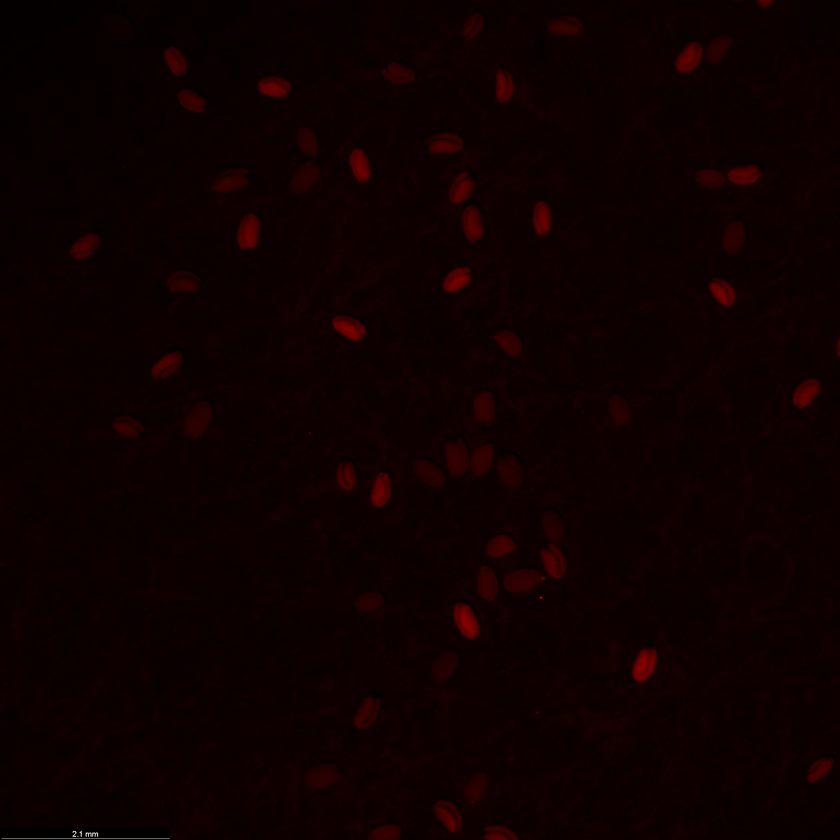
#> input picture images/VZ075_RUBY mCherry 800ms exposure.tif, 840 x 840 px, shrunk from 2048 x 2048 before the run, found by its file name
$ jupyter execute seeds.ipynb
#> lines starting #> are read from the running program, lines starting #| are printed output that depends on the picture; after the words box and inside, x2 and y2 are one past the last pixel; in counts of white or black regions, pixels touching at a corner belong together
# Testing seeds

[cell 1]
import cv2
import numpy as np
import matplotlib.pyplot as plt

import sys
sys.path.insert(0, '..')
from utils import plot_full

[cell 2]
image_path = "images/VZ075_RUBY mCherry 800ms exposure.tif"

[cell 3]
# Load the image
image = cv2.imread(image_path)
#> image is the input picture: shape (840, 840, 3); mean B, G, R 0, 0, 14.9

# Convert the image to grayscale for initial filtering
gray_image = cv2.cvtColor(image, cv2.COLOR_BGR2GRAY)
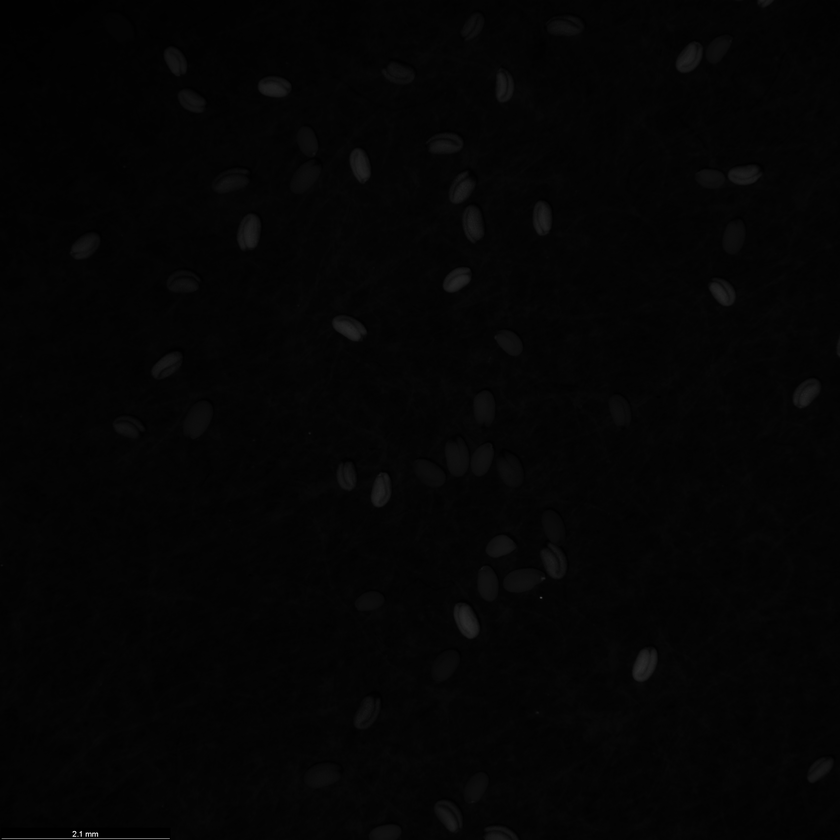
#> gray_image: shape (840, 840); min 0, max 242, mean 4.5

# Invert the image and threshold to make white-ish areas black
_, inverted_thresholded = cv2.threshold(gray_image, 200, 255, cv2.THRESH_BINARY_INV)
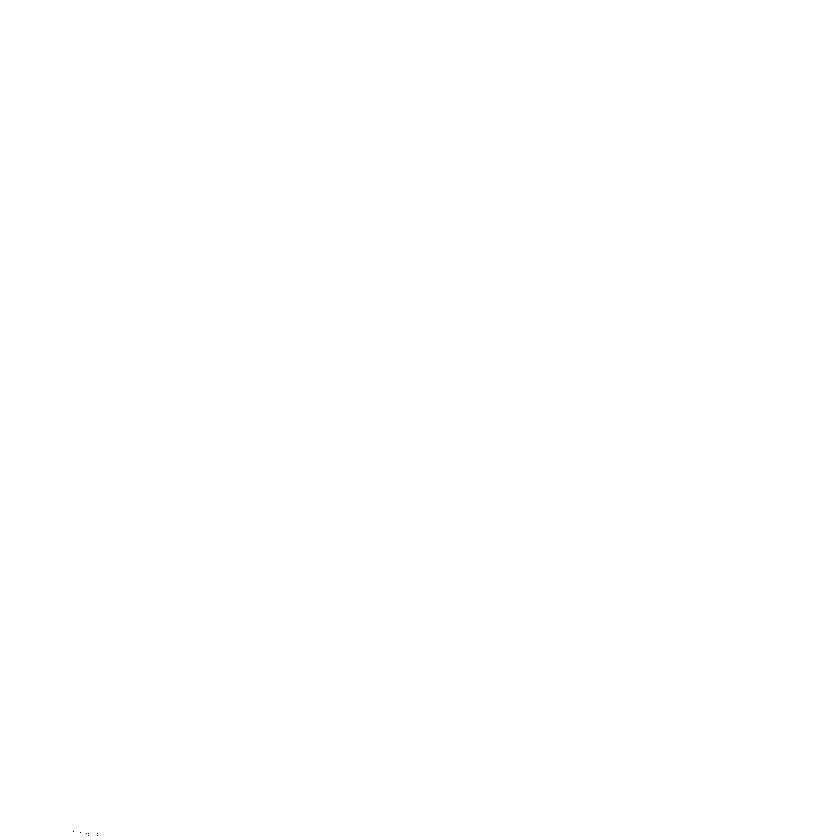
#> inverted_thresholded: shape (840, 840); 100% white; black in thin lines or dots, all inside (x1, y1, x2, y2) = (73, 831, 98, 836)

# Use the inverted thresholded image as a mask on the original image
masked_image = cv2.bitwise_and(image, image, mask=inverted_thresholded)

# Split the masked image into B, G, R channels
_, _, red_channel = cv2.split(masked_image)
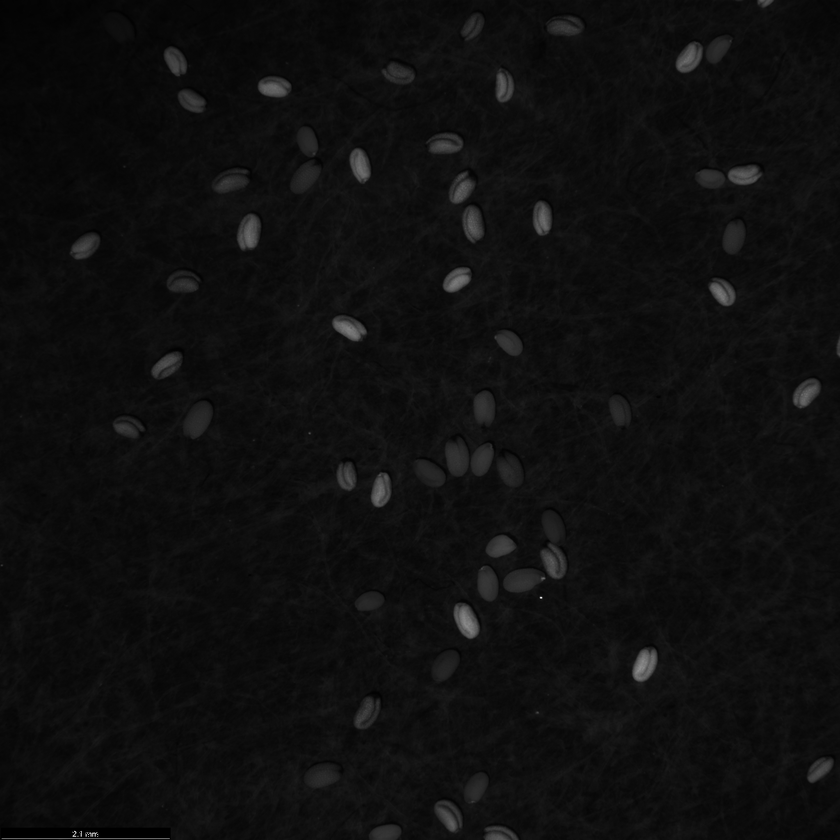
#> red_channel: shape (840, 840); min 0, max 236, mean 14.9

# Threshold the red channel image to isolate bright red regions
_, thresholded = cv2.threshold(red_channel, 240, 255, cv2.THRESH_BINARY+cv2.THRESH_OTSU)
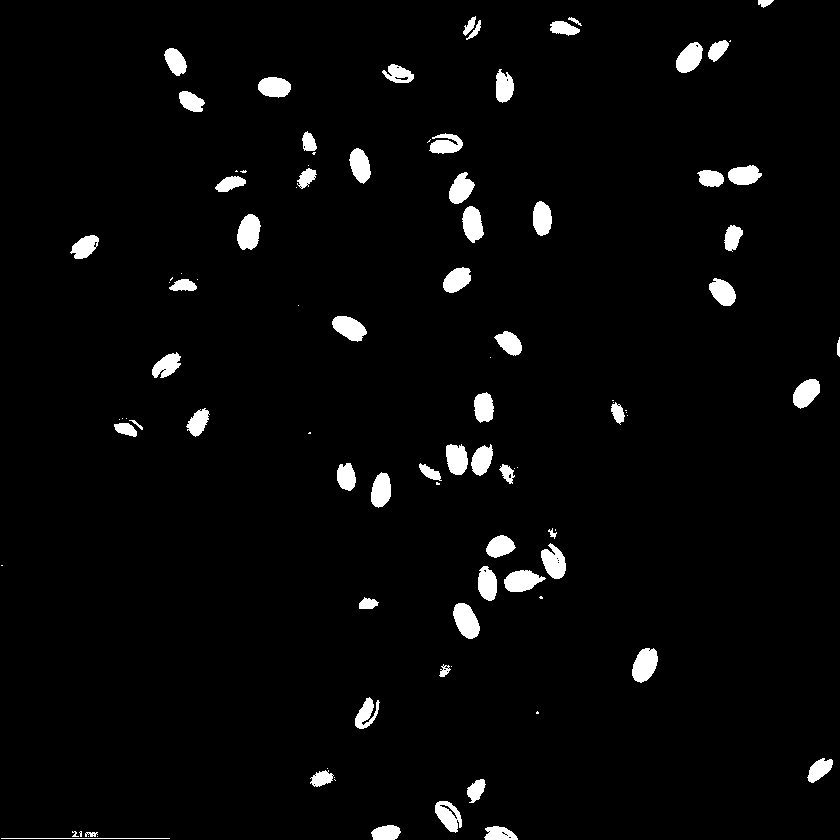
#> thresholded: shape (840, 840); 3.3% white; 99 white regions (36 under 20 px), largest, box (x1, y1, x2, y2) and area: (453, 603, 480, 639) 668, (632, 648, 658, 683) 655, (237, 214, 261, 250) 650

# noise removal
kernel = np.ones((3,3),np.uint8)
opening = cv2.morphologyEx(thresholded,cv2.MORPH_OPEN, kernel, iterations = 2)
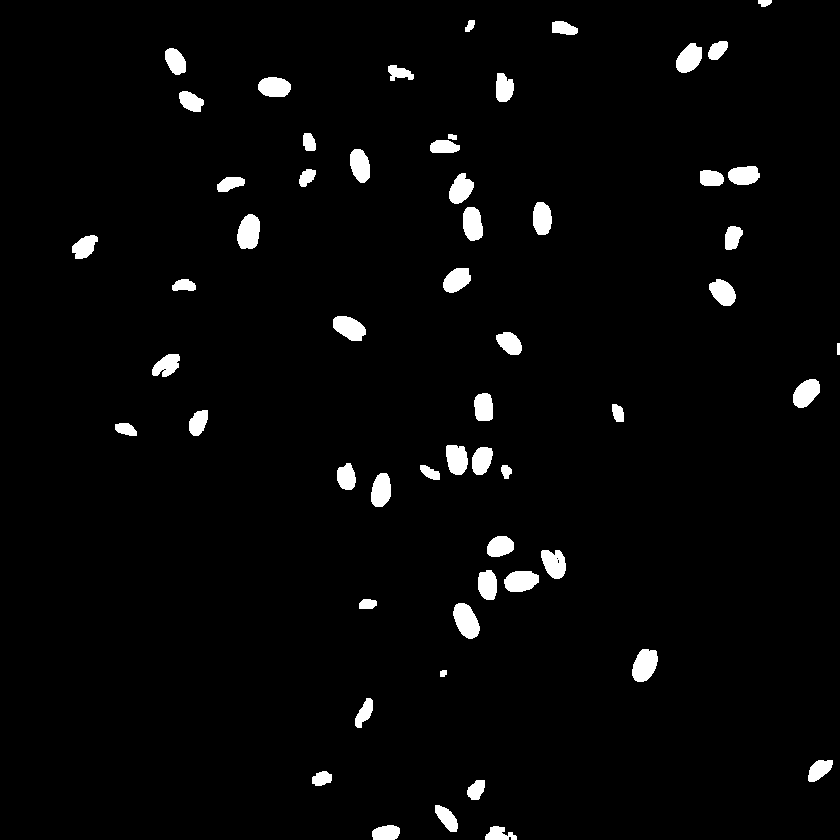
#> opening: shape (840, 840); 3% white; 57 white regions, largest, box (x1, y1, x2, y2) and area: (453, 603, 480, 639) 668, (237, 214, 260, 249) 642, (632, 649, 658, 682) 642

# sure background area
sure_bg = cv2.dilate(opening,kernel,iterations=3)
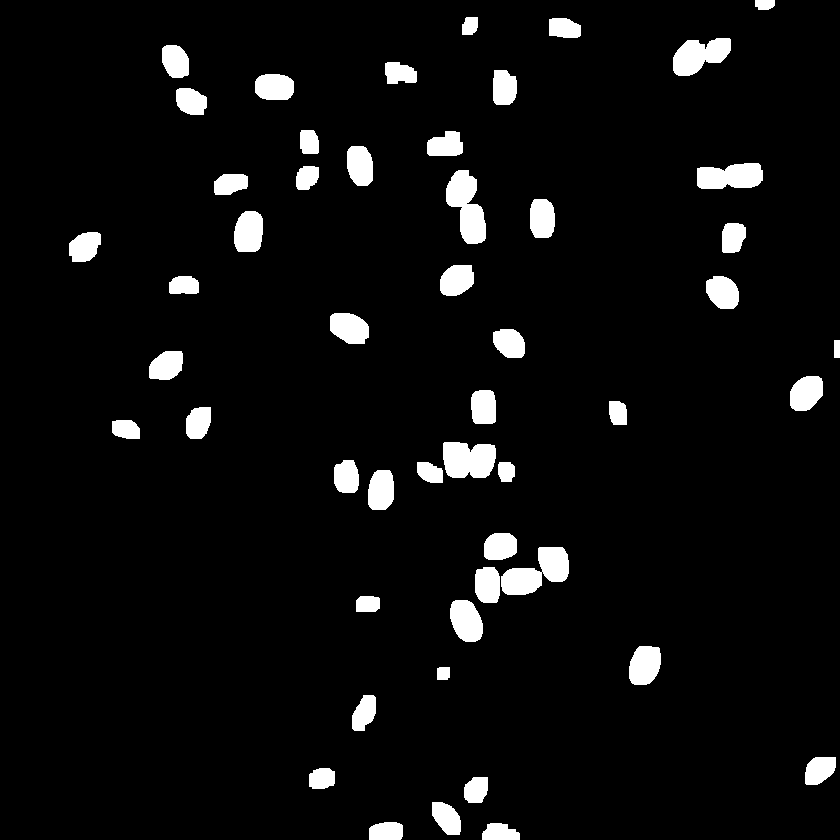
#> sure_bg: shape (840, 840); 5.4% white; 51 white regions, largest, box (x1, y1, x2, y2) and area: (501, 547, 569, 595) 1884, (446, 170, 486, 244) 1802, (443, 442, 496, 478) 1648

$ run again, with images/VZ254_FastRed mCherry 500ms exposure.tif copied over images/VZ075_RUBY mCherry 800ms exposure.tif
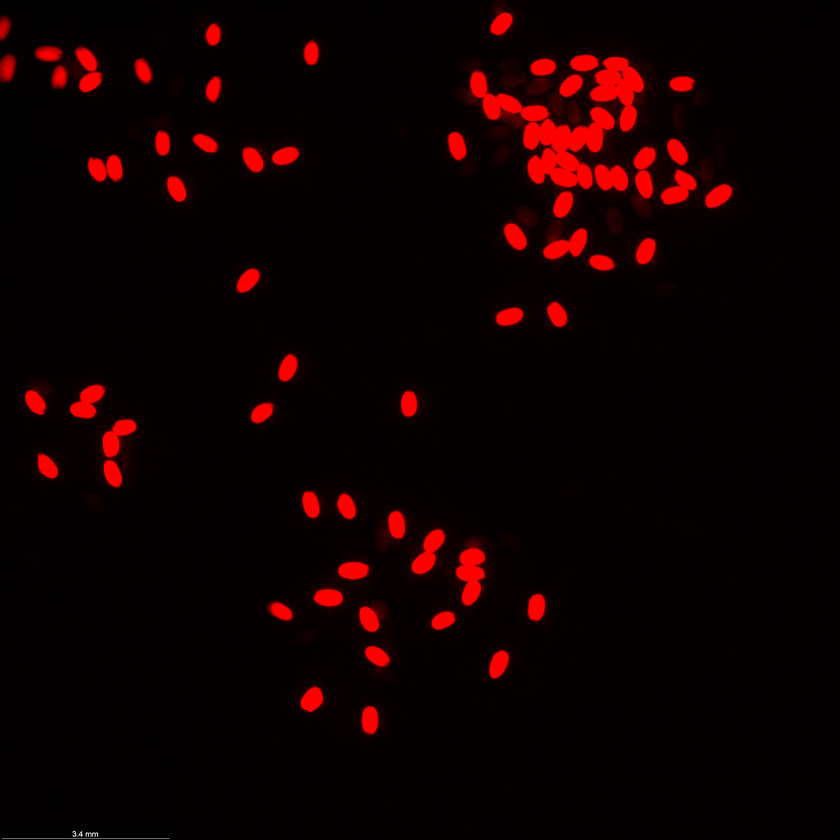
#> input picture images/VZ254_FastRed mCherry 500ms exposure.tif, 840 x 840 px, shrunk from 2048 x 2048 before the run, found by its file name
#> image is the input picture: shape (840, 840, 3); mean B, G, R 0, 0, 16.5
#> inverted_thresholded: shape (840, 840); 100% white; black in thin lines or dots, all inside (x1, y1, x2, y2) = (73, 831, 98, 836)
#> `_, thresholded = cv2.threshold(red_channel, 240, 255, cv2.THRESH_BINAR..`:
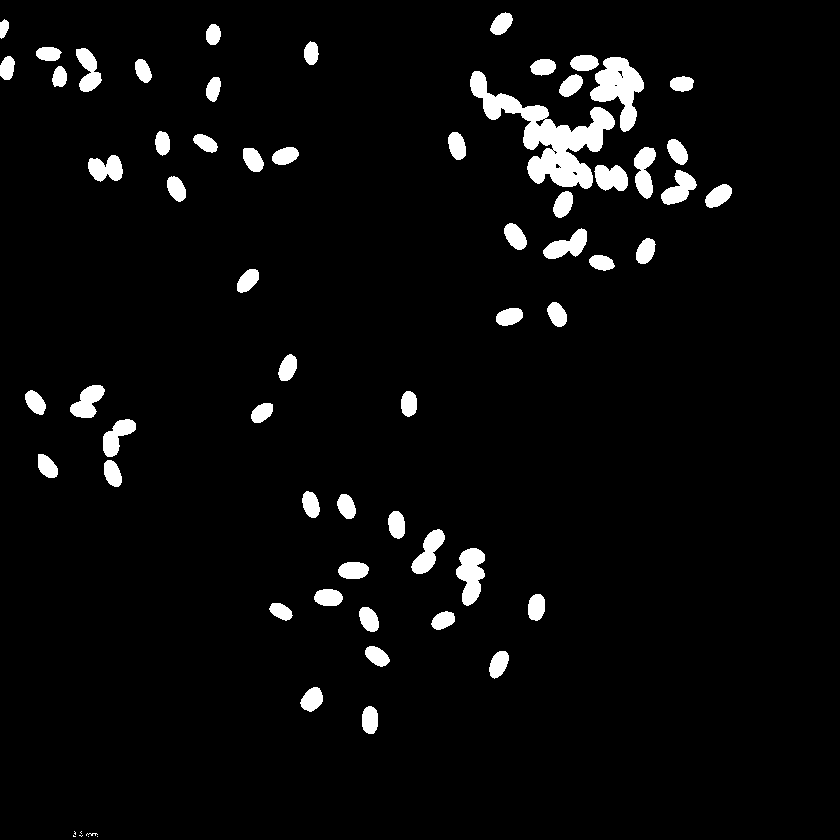
#> thresholded: shape (840, 840); 4.4% white; 66 white regions (7 under 20 px), largest, box (x1, y1, x2, y2) and area: (470, 71, 615, 189) 5489, (590, 57, 644, 132) 2060, (456, 548, 485, 606) 1109
#> opening: shape (840, 840); 4.3% white; 61 white regions, largest, box (x1, y1, x2, y2) and area: (470, 71, 615, 188) 5442, (591, 57, 644, 131) 2048, (456, 548, 485, 605) 1099
#> `sure_bg = cv2.dilate(opening,kernel,iterations=3)`:
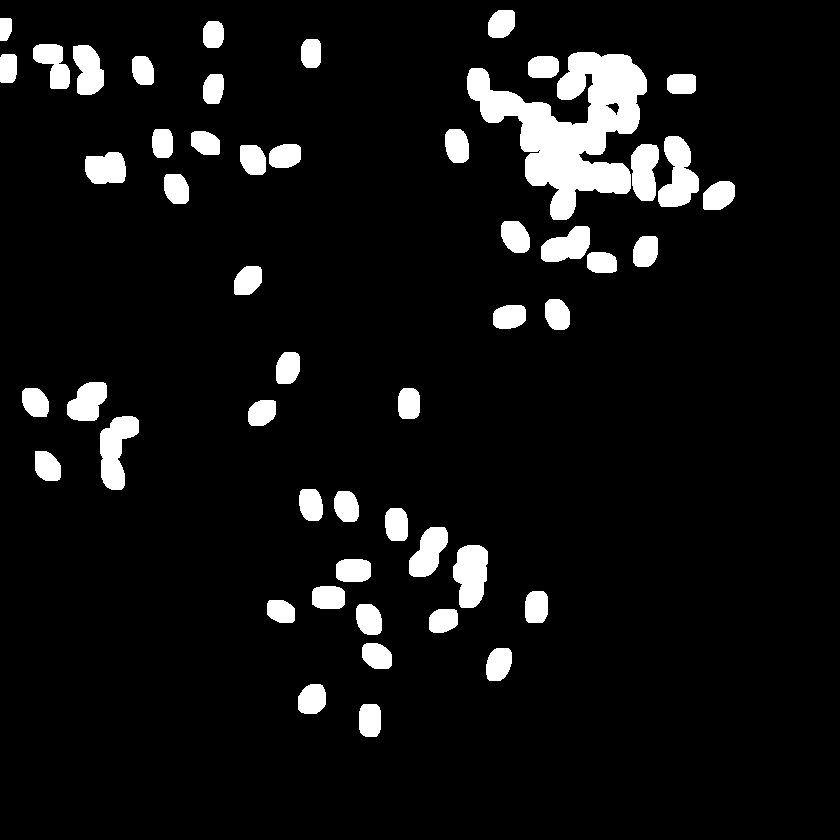
#> sure_bg: shape (840, 840); 7.4% white; 51 white regions, largest, box (x1, y1, x2, y2) and area: (467, 52, 647, 220) 13741, (658, 136, 699, 207) 1819, (100, 416, 139, 490) 1754

$ run again, with images/VZ254_RFP100ms.tif copied over images/VZ075_RUBY mCherry 800ms exposure.tif
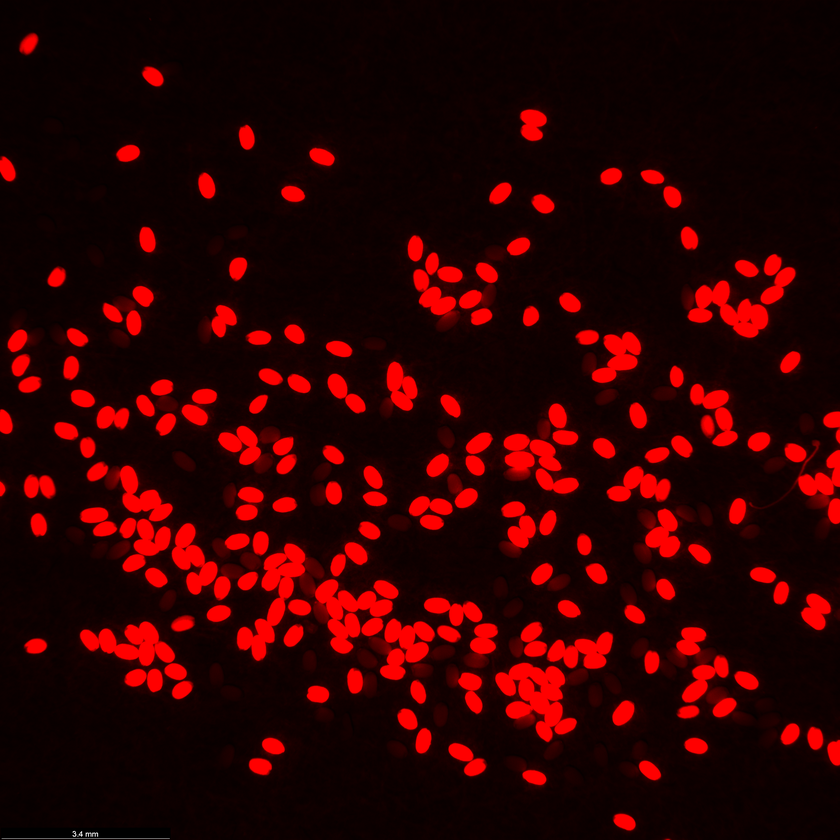
#> input picture images/VZ254_RFP100ms.tif, 840 x 840 px, shrunk from 2048 x 2048 before the run, found by its file name
#> image is the input picture: shape (840, 840, 3); mean B, G, R 0, 0, 46.1
#> inverted_thresholded: shape (840, 840); 100% white; black in thin lines or dots, all inside (x1, y1, x2, y2) = (73, 831, 98, 836)
#> `_, thresholded = cv2.threshold(red_channel, 240, 255, cv2.THRESH_BINAR..`:
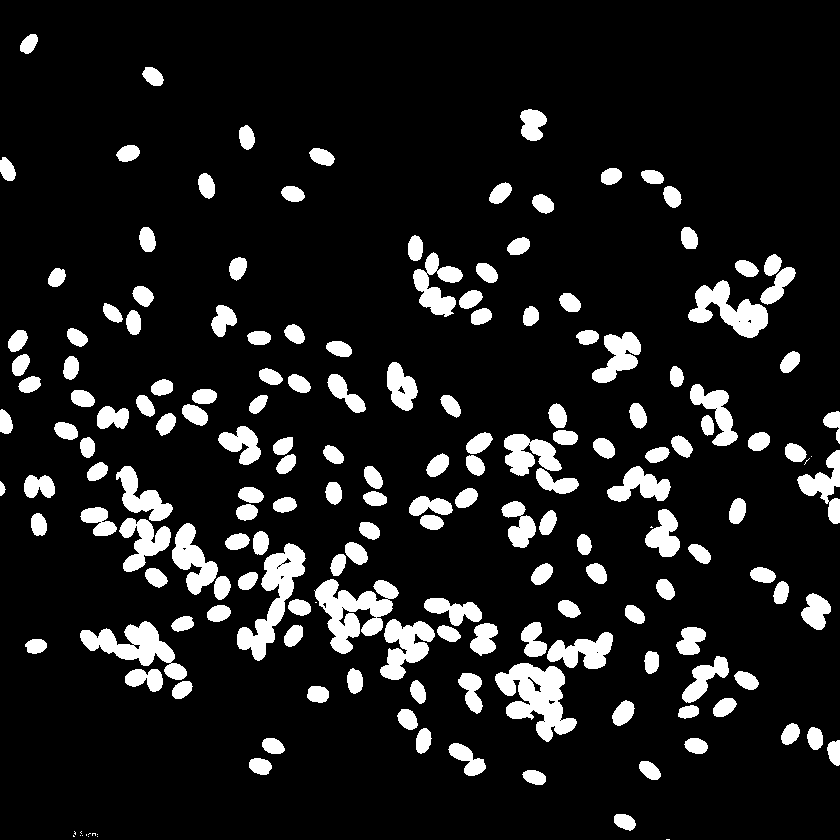
#> thresholded: shape (840, 840); 11.6% white; 179 white regions (16 under 20 px), largest, box (x1, y1, x2, y2) and area: (495, 663, 577, 742) 3364, (314, 579, 399, 654) 3069, (237, 543, 306, 661) 2826
#> opening: shape (840, 840); 11.4% white; 170 white regions, largest, box (x1, y1, x2, y2) and area: (495, 663, 576, 741) 3320, (237, 544, 305, 660) 2814, (315, 580, 398, 654) 2725
#> `sure_bg = cv2.dilate(opening,kernel,iterations=3)`:
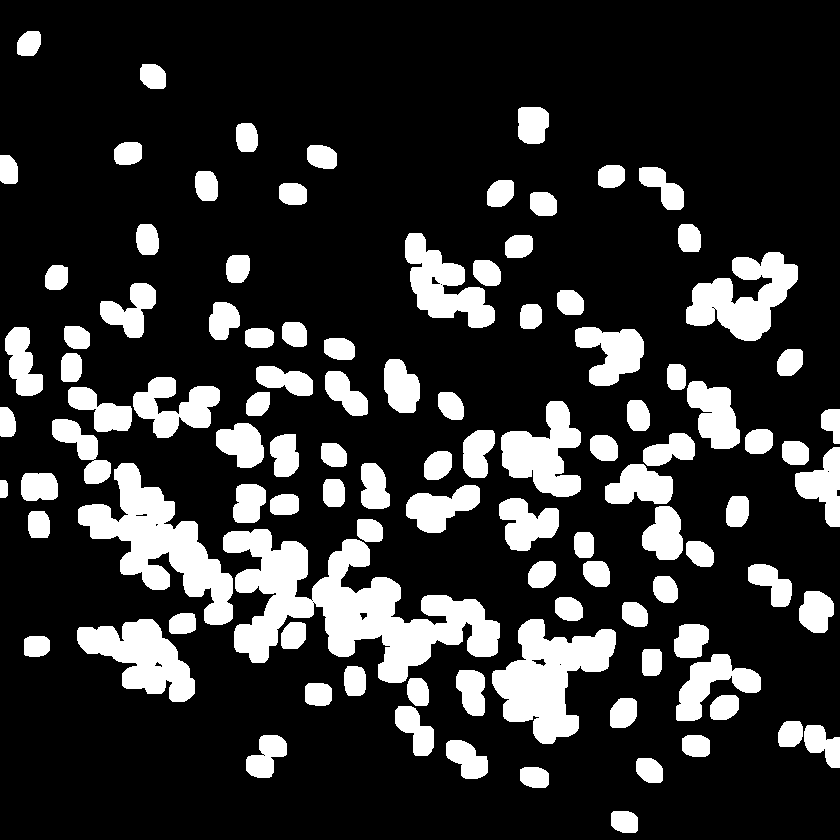
#> sure_bg: shape (840, 840); 19.6% white; 104 white regions, largest, box (x1, y1, x2, y2) and area: (223, 529, 500, 683) 17603, (78, 463, 233, 625) 9497, (492, 619, 616, 744) 7968
